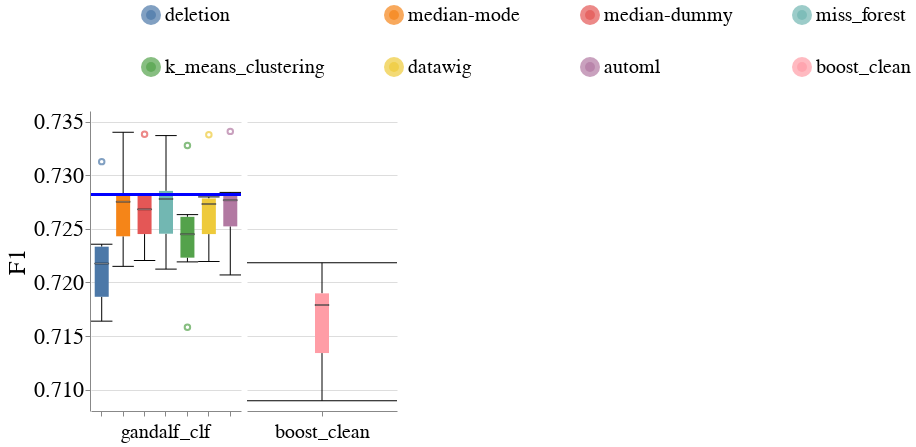

The code cell stored with this chart in its notebook:
### Code cell
create_box_plots_for_diff_imputers_and_models(dataset_name=DATASET_NAME,
                                              metric_name='f1',
                                              db_client=db_client)

### Figure 1 — Vega-Lite specification as saved in the notebook (floating-point values rounded to 4 significant figures)
{"config": {"view": {"continuousWidth": 400, "continuousHeight": 300, "stroke": null}, "axis": {"labelFontSize": 22, "labelFontWeight": "normal", "titleFontSize": 24, "titleFontWeight": "normal"}, "facet": {"spacing": 5}, "header": {"labelFontSize": 20, "labelOrient": "bottom", "labelPadding": 5, "titleFontSize": 24}, "legend": {"columns": 4, "direction": "horizontal", "labelFontSize": 20, "labelLimit": 400, "orient": "top", "symbolOffset": 50, "symbolStrokeWidth": 10, "titleAnchor": "middle", "titleFontSize": 22, "titleLimit": 300}, "title": {"fontSize": 24}}, "data": {"name": "data-3547c2d77593e47bb1d8ff55890b82c4"}, "facet": {"column": {"field": "Model_Name", "sort": ["dt_clf", "lr_clf", "lgbm_clf", "rf_clf", "mlp_clf"], "title": null, "type": "nominal"}}, "spec": {"layer": [{"mark": {"type": "boxplot", "median": {"stroke": "black", "strokeWidth": 0.7}, "ticks": true}, "encoding": {"color": {"field": "Null_Imputer_Name", "sort": ["deletion", "median-mode", "median-dummy", "miss_forest", "k_means_clustering", "datawig", "automl", "boost_clean"], "title": null, "type": "nominal"}, "x": {"axis": {"labels": false}, "field": "Null_Imputer_Name", "sort": ["deletion", "median-mode", "median-dummy", "miss_forest", "k_means_clustering", "datawig", "automl", "boost_clean"], "title": null, "type": "nominal"}, "y": {"field": "Metric_Value", "scale": {"zero": false}, "title": "F1", "type": "quantitative"}}}, {"mark": "rule", "encoding": {"color": {"value": "blue"}, "size": {"value": 2}, "y": {"field": "Baseline_Median", "type": "quantitative"}}}], "width": 150}, "resolve": {"scale": {"x": "independent"}}, "$schema": "https://vega.github.io/schema/vega-lite/v4.17.0.json", "datasets": {"data-3547c2d77593e47bb1d8ff55890b82c4": [{"Dataset_Name": "heart", "Null_Imputer_Name": "deletion", "Evaluation_Scenario": "mixed_exp", "Virny_Random_State": 400, "Model_Name": "gandalf_clf", "Subgroup": "overall", "Metric": "F1", "Metric_Value": 0.7226, "Test_Set_Index": 0, "Baseline_Median": 0.7282}, {"Dataset_Name": "heart", "Null_Imputer_Name": "datawig", "Evaluation_Scenario": "mixed_exp", "Virny_Random_State": 500, "Model_Name": "gandalf_clf", "Subgroup": "overall", "Metric": "F1", "Metric_Value": 0.7338, "Test_Set_Index": 0, "Baseline_Median": 0.7282}, {"Dataset_Name": "heart", "Null_Imputer_Name": "deletion", "Evaluation_Scenario": "mixed_exp", "Virny_Random_State": 100, "Model_Name": "gandalf_clf", "Subgroup": "overall", "Metric": "F1", "Metric_Value": 0.7209, "Test_Set_Index": 0, "Baseline_Median": 0.7282}, {"Dataset_Name": "heart", "Null_Imputer_Name": "datawig", "Evaluation_Scenario": "mixed_exp", "Virny_Random_State": 300, "Model_Name": "gandalf_clf", "Subgroup": "overall", "Metric": "F1", "Metric_Value": 0.728, "Test_Set_Index": 0, "Baseline_Median": 0.7282}, {"Dataset_Name": "heart", "Null_Imputer_Name": "datawig", "Evaluation_Scenario": "mixed_exp", "Virny_Random_State": 200, "Model_Name": "gandalf_clf", "Subgroup": "overall", "Metric": "F1", "Metric_Value": 0.7272, "Test_Set_Index": 0, "Baseline_Median": 0.7282}, {"Dataset_Name": "heart", "Null_Imputer_Name": "datawig", "Evaluation_Scenario": "mixed_exp", "Virny_Random_State": 400, "Model_Name": "gandalf_clf", "Subgroup": "overall", "Metric": "F1", "Metric_Value": 0.7274, "Test_Set_Index": 0, "Baseline_Median": 0.7282}, {"Dataset_Name": "heart", "Null_Imputer_Name": "datawig", "Evaluation_Scenario": "mixed_exp", "Virny_Random_State": 100, "Model_Name": "gandalf_clf", "Subgroup": "overall", "Metric": "F1", "Metric_Value": 0.7236, "Test_Set_Index": 0, "Baseline_Median": 0.7282}, {"Dataset_Name": "heart", "Null_Imputer_Name": "deletion", "Evaluation_Scenario": "mixed_exp", "Virny_Random_State": 500, "Model_Name": "gandalf_clf", "Subgroup": "overall", "Metric": "F1", "Metric_Value": 0.7313, "Test_Set_Index": 0, "Baseline_Median": 0.7282}, {"Dataset_Name": "heart", "Null_Imputer_Name": "k_means_clustering", "Evaluation_Scenario": "mixed_exp", "Virny_Random_State": 200, "Model_Name": "gandalf_clf", "Subgroup": "overall", "Metric": "F1", "Metric_Value": 0.7263, "Test_Set_Index": 0, "Baseline_Median": 0.7282}, {"Dataset_Name": "heart", "Null_Imputer_Name": "automl", "Evaluation_Scenario": "mixed_exp", "Virny_Random_State": 200, "Model_Name": "gandalf_clf", "Subgroup": "overall", "Metric": "F1", "Metric_Value": 0.7273, "Test_Set_Index": 0, "Baseline_Median": 0.7282}, {"Dataset_Name": "heart", "Null_Imputer_Name": "median-dummy", "Evaluation_Scenario": "mixed_exp", "Virny_Random_State": 100, "Model_Name": "gandalf_clf", "Subgroup": "overall", "Metric": "F1", "Metric_Value": 0.724, "Test_Set_Index": 0, "Baseline_Median": 0.7282}, {"Dataset_Name": "heart", "Null_Imputer_Name": "miss_forest", "Evaluation_Scenario": "mixed_exp", "Virny_Random_State": 500, "Model_Name": "gandalf_clf", "Subgroup": "overall", "Metric": "F1", "Metric_Value": 0.7337, "Test_Set_Index": 0, "Baseline_Median": 0.7282}, {"Dataset_Name": "heart", "Null_Imputer_Name": "automl", "Evaluation_Scenario": "mixed_exp", "Virny_Random_State": 300, "Model_Name": "gandalf_clf", "Subgroup": "overall", "Metric": "F1", "Metric_Value": 0.7281, "Test_Set_Index": 0, "Baseline_Median": 0.7282}, {"Dataset_Name": "heart", "Null_Imputer_Name": "miss_forest", "Evaluation_Scenario": "mixed_exp", "Virny_Random_State": 100, "Model_Name": "gandalf_clf", "Subgroup": "overall", "Metric": "F1", "Metric_Value": 0.7235, "Test_Set_Index": 0, "Baseline_Median": 0.7282}, {"Dataset_Name": "heart", "Null_Imputer_Name": "k_means_clustering", "Evaluation_Scenario": "mixed_exp", "Virny_Random_State": 300, "Model_Name": "gandalf_clf", "Subgroup": "overall", "Metric": "F1", "Metric_Value": 0.7235, "Test_Set_Index": 0, "Baseline_Median": 0.7282}, {"Dataset_Name": "heart", "Null_Imputer_Name": "automl", "Evaluation_Scenario": "mixed_exp", "Virny_Random_State": 600, "Model_Name": "gandalf_clf", "Subgroup": "overall", "Metric": "F1", "Metric_Value": 0.7207, "Test_Set_Index": 0, "Baseline_Median": 0.7282}, {"Dataset_Name": "heart", "Null_Imputer_Name": "miss_forest", "Evaluation_Scenario": "mixed_exp", "Virny_Random_State": 300, "Model_Name": "gandalf_clf", "Subgroup": "overall", "Metric": "F1", "Metric_Value": 0.728, "Test_Set_Index": 0, "Baseline_Median": 0.7282}, {"Dataset_Name": "heart", "Null_Imputer_Name": "median-dummy", "Evaluation_Scenario": "mixed_exp", "Virny_Random_State": 300, "Model_Name": "gandalf_clf", "Subgroup": "overall", "Metric": "F1", "Metric_Value": 0.7259, "Test_Set_Index": 0, "Baseline_Median": 0.7282}, {"Dataset_Name": "heart", "Null_Imputer_Name": "median-mode", "Evaluation_Scenario": "mixed_exp", "Virny_Random_State": 100, "Model_Name": "gandalf_clf", "Subgroup": "overall", "Metric": "F1", "Metric_Value": 0.7233, "Test_Set_Index": 0, "Baseline_Median": 0.7282}, {"Dataset_Name": "heart", "Null_Imputer_Name": "median-mode", "Evaluation_Scenario": "mixed_exp", "Virny_Random_State": 400, "Model_Name": "gandalf_clf", "Subgroup": "overall", "Metric": "F1", "Metric_Value": 0.7277, "Test_Set_Index": 0, "Baseline_Median": 0.7282}, {"Dataset_Name": "heart", "Null_Imputer_Name": "median-dummy", "Evaluation_Scenario": "mixed_exp", "Virny_Random_State": 500, "Model_Name": "gandalf_clf", "Subgroup": "overall", "Metric": "F1", "Metric_Value": 0.7338, "Test_Set_Index": 0, "Baseline_Median": 0.7282}, {"Dataset_Name": "heart", "Null_Imputer_Name": "median-dummy", "Evaluation_Scenario": "mixed_exp", "Virny_Random_State": 200, "Model_Name": "gandalf_clf", "Subgroup": "overall", "Metric": "F1", "Metric_Value": 0.7283, "Test_Set_Index": 0, "Baseline_Median": 0.7282}, {"Dataset_Name": "heart", "Null_Imputer_Name": "deletion", "Evaluation_Scenario": "mixed_exp", "Virny_Random_State": 200, "Model_Name": "gandalf_clf", "Subgroup": "overall", "Metric": "F1", "Metric_Value": 0.7236, "Test_Set_Index": 0, "Baseline_Median": 0.7282}, {"Dataset_Name": "heart", "Null_Imputer_Name": "median-mode", "Evaluation_Scenario": "mixed_exp", "Virny_Random_State": 600, "Model_Name": "gandalf_clf", "Subgroup": "overall", "Metric": "F1", "Metric_Value": 0.7215, "Test_Set_Index": 0, "Baseline_Median": 0.7282}, {"Dataset_Name": "heart", "Null_Imputer_Name": "k_means_clustering", "Evaluation_Scenario": "mixed_exp", "Virny_Random_State": 400, "Model_Name": "gandalf_clf", "Subgroup": "overall", "Metric": "F1", "Metric_Value": 0.7255, "Test_Set_Index": 0, "Baseline_Median": 0.7282}, {"Dataset_Name": "heart", "Null_Imputer_Name": "median-dummy", "Evaluation_Scenario": "mixed_exp", "Virny_Random_State": 400, "Model_Name": "gandalf_clf", "Subgroup": "overall", "Metric": "F1", "Metric_Value": 0.7277, "Test_Set_Index": 0, "Baseline_Median": 0.7282}, {"Dataset_Name": "heart", "Null_Imputer_Name": "median-mode", "Evaluation_Scenario": "mixed_exp", "Virny_Random_State": 300, "Model_Name": "gandalf_clf", "Subgroup": "overall", "Metric": "F1", "Metric_Value": 0.7285, "Test_Set_Index": 0, "Baseline_Median": 0.7282}, {"Dataset_Name": "heart", "Null_Imputer_Name": "median-mode", "Evaluation_Scenario": "mixed_exp", "Virny_Random_State": 500, "Model_Name": "gandalf_clf", "Subgroup": "overall", "Metric": "F1", "Metric_Value": 0.734, "Test_Set_Index": 0, "Baseline_Median": 0.7282}, {"Dataset_Name": "heart", "Null_Imputer_Name": "datawig", "Evaluation_Scenario": "mixed_exp", "Virny_Random_State": 600, "Model_Name": "gandalf_clf", "Subgroup": "overall", "Metric": "F1", "Metric_Value": 0.722, "Test_Set_Index": 0, "Baseline_Median": 0.7282}, {"Dataset_Name": "heart", "Null_Imputer_Name": "k_means_clustering", "Evaluation_Scenario": "mixed_exp", "Virny_Random_State": 500, "Model_Name": "gandalf_clf", "Subgroup": "overall", "Metric": "F1", "Metric_Value": 0.7328, "Test_Set_Index": 0, "Baseline_Median": 0.7282}, {"Dataset_Name": "heart", "Null_Imputer_Name": "k_means_clustering", "Evaluation_Scenario": "mixed_exp", "Virny_Random_State": 600, "Model_Name": "gandalf_clf", "Subgroup": "overall", "Metric": "F1", "Metric_Value": 0.7158, "Test_Set_Index": 0, "Baseline_Median": 0.7282}, {"Dataset_Name": "heart", "Null_Imputer_Name": "automl", "Evaluation_Scenario": "mixed_exp", "Virny_Random_State": 100, "Model_Name": "gandalf_clf", "Subgroup": "overall", "Metric": "F1", "Metric_Value": 0.7246, "Test_Set_Index": 0, "Baseline_Median": 0.7282}, {"Dataset_Name": "heart", "Null_Imputer_Name": "automl", "Evaluation_Scenario": "mixed_exp", "Virny_Random_State": 400, "Model_Name": "gandalf_clf", "Subgroup": "overall", "Metric": "F1", "Metric_Value": 0.7284, "Test_Set_Index": 0, "Baseline_Median": 0.7282}, {"Dataset_Name": "heart", "Null_Imputer_Name": "k_means_clustering", "Evaluation_Scenario": "mixed_exp", "Virny_Random_State": 100, "Model_Name": "gandalf_clf", "Subgroup": "overall", "Metric": "F1", "Metric_Value": 0.7219, "Test_Set_Index": 0, "Baseline_Median": 0.7282}, {"Dataset_Name": "heart", "Null_Imputer_Name": "median-mode", "Evaluation_Scenario": "mixed_exp", "Virny_Random_State": 200, "Model_Name": "gandalf_clf", "Subgroup": "overall", "Metric": "F1", "Metric_Value": 0.7273, "Test_Set_Index": 0, "Baseline_Median": 0.7282}, {"Dataset_Name": "heart", "Null_Imputer_Name": "median-dummy", "Evaluation_Scenario": "mixed_exp", "Virny_Random_State": 600, "Model_Name": "gandalf_clf", "Subgroup": "overall", "Metric": "F1", "Metric_Value": 0.722, "Test_Set_Index": 0, "Baseline_Median": 0.7282}, {"Dataset_Name": "heart", "Null_Imputer_Name": "deletion", "Evaluation_Scenario": "mixed_exp", "Virny_Random_State": 300, "Model_Name": "gandalf_clf", "Subgroup": "overall", "Metric": "F1", "Metric_Value": 0.7164, "Test_Set_Index": 0, "Baseline_Median": 0.7282}, {"Dataset_Name": "heart", "Null_Imputer_Name": "deletion", "Evaluation_Scenario": "mixed_exp", "Virny_Random_State": 600, "Model_Name": "gandalf_clf", "Subgroup": "overall", "Metric": "F1", "Metric_Value": 0.7179, "Test_Set_Index": 0, "Baseline_Median": 0.7282}, {"Dataset_Name": "heart", "Null_Imputer_Name": "miss_forest", "Evaluation_Scenario": "mixed_exp", "Virny_Random_State": 200, "Model_Name": "gandalf_clf", "Subgroup": "overall", "Metric": "F1", "Metric_Value": 0.7275, "Test_Set_Index": 0, "Baseline_Median": 0.7282}, {"Dataset_Name": "heart", "Null_Imputer_Name": "miss_forest", "Evaluation_Scenario": "mixed_exp", "Virny_Random_State": 600, "Model_Name": "gandalf_clf", "Subgroup": "overall", "Metric": "F1", "Metric_Value": 0.7212, "Test_Set_Index": 0, "Baseline_Median": 0.7282}, {"Dataset_Name": "heart", "Null_Imputer_Name": "miss_forest", "Evaluation_Scenario": "mixed_exp", "Virny_Random_State": 400, "Model_Name": "gandalf_clf", "Subgroup": "overall", "Metric": "F1", "Metric_Value": 0.7287, "Test_Set_Index": 0, "Baseline_Median": 0.7282}, {"Dataset_Name": "heart", "Null_Imputer_Name": "boost_clean", "Evaluation_Scenario": "mixed_exp", "Virny_Random_State": 100, "Model_Name": "boost_clean", "Subgroup": "overall", "Metric": "F1", "Metric_Value": 0.717, "Test_Set_Index": 0, "Baseline_Median": null}, {"Dataset_Name": "heart", "Null_Imputer_Name": "boost_clean", "Evaluation_Scenario": "mixed_exp", "Virny_Random_State": 200, "Model_Name": "boost_clean", "Subgroup": "overall", "Metric": "F1", "Metric_Value": 0.7122, "Test_Set_Index": 0, "Baseline_Median": null}, {"Dataset_Name": "heart", "Null_Imputer_Name": "boost_clean", "Evaluation_Scenario": "mixed_exp", "Virny_Random_State": 500, "Model_Name": "boost_clean", "Subgroup": "overall", "Metric": "F1", "Metric_Value": 0.7218, "Test_Set_Index": 0, "Baseline_Median": null}, {"Dataset_Name": "heart", "Null_Imputer_Name": "boost_clean", "Evaluation_Scenario": "mixed_exp", "Virny_Random_State": 300, "Model_Name": "boost_clean", "Subgroup": "overall", "Metric": "F1", "Metric_Value": 0.719, "Test_Set_Index": 0, "Baseline_Median": null}, {"Dataset_Name": "heart", "Null_Imputer_Name": "boost_clean", "Evaluation_Scenario": "mixed_exp", "Virny_Random_State": 600, "Model_Name": "boost_clean", "Subgroup": "overall", "Metric": "F1", "Metric_Value": 0.709, "Test_Set_Index": 0, "Baseline_Median": null}, {"Dataset_Name": "heart", "Null_Imputer_Name": "boost_clean", "Evaluation_Scenario": "mixed_exp", "Virny_Random_State": 400, "Model_Name": "boost_clean", "Subgroup": "overall", "Metric": "F1", "Metric_Value": 0.7188, "Test_Set_Index": 0, "Baseline_Median": null}, {"Dataset_Name": "heart", "Null_Imputer_Name": "automl", "Evaluation_Scenario": "mixed_exp", "Virny_Random_State": 500, "Model_Name": "gandalf_clf", "Subgroup": "overall", "Metric": "F1", "Metric_Value": 0.7341, "Test_Set_Index": 0, "Baseline_Median": 0.7282}]}}
